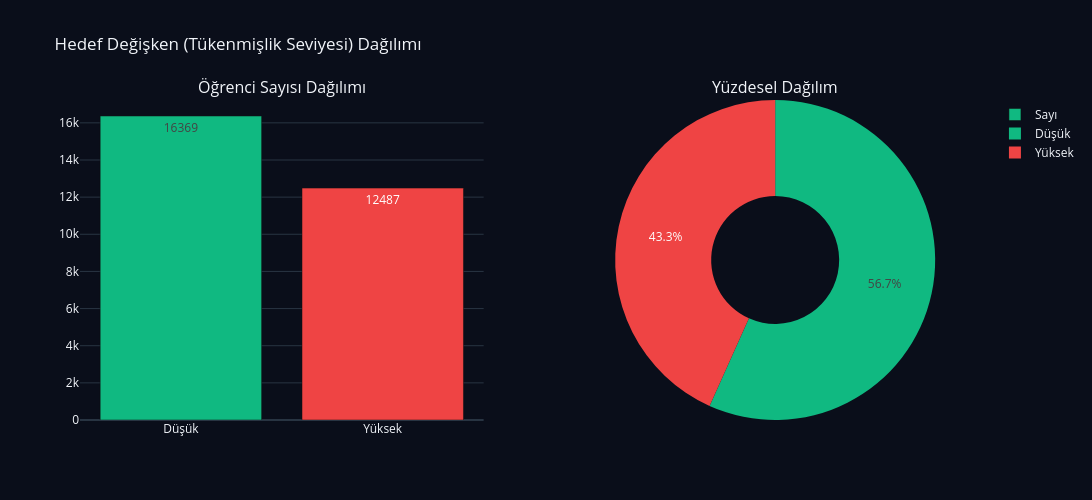

Write notebook code for a chart like this one.
### Code cell
# 2.3 Hedef Değişken Dağılımı
TARGET = 'Tükenmişlik'

# Hedef değişkeni binary kategorik yaparak Düşük → Yüksek sırasını sabitliyoruz
df[TARGET] = pd.Categorical(df[TARGET], categories=['Düşük', 'Yüksek'], ordered=True)

target_counts = df[TARGET].value_counts(sort=False).reset_index()
target_counts.columns = ['Risk Seviyesi', 'Öğrenci Sayısı']

fig = make_subplots(rows=1, cols=2, specs=[[{"type": "bar"}, {"type": "pie"}]],
                    subplot_titles=("Öğrenci Sayısı Dağılımı", "Yüzdesel Dağılım"))

colors = {'Düşük': '#10b981', 'Yüksek': '#ef4444'}

fig.add_trace(
    go.Bar(
        x=target_counts['Risk Seviyesi'],
        y=target_counts['Öğrenci Sayısı'],
        marker_color=[colors[r] for r in target_counts['Risk Seviyesi']],
        text=target_counts['Öğrenci Sayısı'],
        textposition='auto',
        name='Sayı'
    ),
    row=1, col=1
)

fig.add_trace(
    go.Pie(
        labels=target_counts['Risk Seviyesi'],
        values=target_counts['Öğrenci Sayısı'],
        marker=dict(colors=[colors[l] for l in target_counts['Risk Seviyesi']]),
        hole=.4,
        name='Yüzde',
        sort=False
    ),
    row=1, col=2
)

fig.update_layout(
    title_text="Hedef Değişken (Tükenmişlik Seviyesi) Dağılımı",
    template="plotly_dark",
    paper_bgcolor='#0a0e1a',
    plot_bgcolor='#0a0e1a',
    showlegend=True,
    width=1100,
    height=500,
)
fig.show()

try:
    fig.write_image(f"{FIGURES_DIR}eda_target_distribution.png", scale=2)
    print("Grafik kaydedildi: eda_target_distribution.png")
except Exception as e:
    print(f"Kaydetme başarısız: {e}")

### Figure 1 — Plotly figure (JSON) as saved in the notebook; plotly's stock layout.template omitted (floating-point values rounded to 4 significant figures)
{"data": [{"marker": {"color": ["#10b981", "#ef4444"]}, "name": "Sayı", "text": [16370.0, 12490.0], "textposition": "auto", "type": "bar", "x": ["Düşük", "Yüksek"], "xaxis": "x", "y": [16369, 12487], "yaxis": "y"}, {"domain": {"x": [0.55, 1], "y": [0, 1]}, "hole": 0.4, "labels": ["Düşük", "Yüksek"], "marker": {"colors": ["#10b981", "#ef4444"]}, "name": "Yüzde", "sort": false, "type": "pie", "values": [16369, 12487]}], "layout": {"annotations": [{"font": {"size": 16}, "showarrow": false, "text": "Öğrenci Sayısı Dağılımı", "x": 0.225, "xanchor": "center", "xref": "paper", "y": 1, "yanchor": "bottom", "yref": "paper"}, {"font": {"size": 16}, "showarrow": false, "text": "Yüzdesel Dağılım", "x": 0.775, "xanchor": "center", "xref": "paper", "y": 1, "yanchor": "bottom", "yref": "paper"}], "height": 500, "paper_bgcolor": "#0a0e1a", "plot_bgcolor": "#0a0e1a", "showlegend": true, "title": {"text": "Hedef Değişken (Tükenmişlik Seviyesi) Dağılımı"}, "width": 1100, "xaxis": {"anchor": "y", "domain": [0, 0.45]}, "yaxis": {"anchor": "x", "domain": [0, 1]}}}
